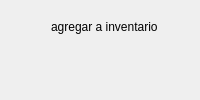
               <widget class="QWidget" name="agregar">
                <layout class="QHBoxLayout" name="horizontalLayout_5">
                 <item>
                  <widget class="QWidget" name="widget_3" native="true">
                   <widget class="QLineEdit" name="reg_n">
                    <property name="geometry">
                     <rect>
                      <x>130</x>
                      <y>100</y>
                      <width>181</width>
                      <height>41</height>
                     </rect>
                    </property>
                   </widget>
                   <widget class="QLineEdit" name="reg_s">
                    <property name="geometry">
                     <rect>
                      <x>130</x>
                      <y>160</y>
                      <width>181</width>
                      <height>41</height>
                     </rect>
                    </property>
                   </widget>
                   <widget class="QLineEdit" name="reg_p">
                    <property name="geometry">
                     <rect>
                      <x>130</x>
                      <y>220</y>
                      <width>181</width>
                      <height>41</height>
                     </rect>
                    </property>
                   </widget>
                   <widget class="QLineEdit" name="reg_c">
                    <property name="geometry">
                     <rect>
                      <x>130</x>
                      <y>280</y>
                      <width>181</width>
                      <height>41</height>
                     </rect>
                    </property>
                   </widget>
                   <widget class="QLabel" name="label">
                    <property name="geometry">
                     <rect>
                      <x>40</x>
                      <y>0</y>
                      <width>241</width>
                      <height>31</height>
                     </rect>
                    </property>
                    <property name="text">
                     <string>agregar a inventario</string>
                    </property>
                   </widget>
                   <widget class="QLabel" name="label_3">
                    <property name="geometry">
                     <rect>
                      <x>0</x>
                      <y>120</y>
                      <width>91</width>
                      <height>20</height>
                     </rect>
                    </property>
                    <property name="text">
                     <string>Nombre</string>
                    </property>
                   </widget>
                   <widget class="QLabel" name="label_4">
                    <property name="geometry">
                     <rect>
                      <x>0</x>
                      <y>180</y>
                      <width>91</width>
                      <height>20</height>
                     </rect>
                    </property>
                    <property name="text">
                     <string>Stock</string>
                    </property>
                   </widget>
                   <widget class="QLabel" name="label_5">
                    <property name="geometry">
                     <rect>
                      <x>0</x>
                      <y>240</y>
                      <width>91</width>
                      <height>31</height>
                     </rect>
                    </property>
                    <property name="text">
                     <string>precio</string>
                    </property>
                   </widget>
                   <widget class="QLabel" name="label_6">
                    <property name="geometry">
                     <rect>
                      <x>0</x>
                      <y>300</y>
                      <width>101</width>
                      <height>20</height>
                     </rect>
                    </property>
                    <property name="text">
                     <string>categoria</string>
                    </property>
                   </widget>
                   <widget class="QLineEdit" name="reg_pro">
                    <property name="geometry">
                     <rect>
                      <x>130</x>
                      <y>340</y>
                      <width>181</width>
                      <height>41</height>
                     </rect>
                    </property>
                   </widget>
                   <widget class="QLabel" name="label_7">
                    <property name="geometry">
                     <rect>
                      <x>0</x>
                      <y>370</y>
                      <width>111</width>
                      <height>20</height>
                     </rect>
                    </property>
                    <property name="text">
                     <string>proveedor</string>
                    </property>
                   </widget>
                   <widget class="QPushButton" name="pushButton_5">
                    <property name="geometry">
                     <rect>
                      <x>180</x>
                      <y>490</y>
                      <width>121</width>
                      <height>28</height>
                     </rect>
                    </property>
                    <property name="text">
                     <string>cancelar</string>
                    </property>
                    <property name="icon">
                     <iconset>
                      <normaloff>img/cancelar.png</normaloff>img/cancelar.png</iconset>
                    </property>
                    <property name="iconSize">
                     <size>
                      <width>28</width>
                      <height>28</height>
                     </size>
                    </property>
                   </widget>
                   <widget class="QPushButton" name="agregarI">
                    <property name="geometry">
                     <rect>
                      <x>30</x>
                      <y>490</y>
                      <width>121</width>
                      <height>28</height>
                     </rect>
                    </property>
                    <property name="text">
                     <string>agregar</string>
                    </property>
                    <property name="icon">
                     <iconset>
                      <normaloff>img/agregar.png</normaloff>img/agregar.png</iconset>
                    </property>
                    <property name="iconSize">
                     <size>
                      <width>28</width>
                      <height>28</height>
                     </size>
                    </property>
                   </widget>
                   <widget class="QLineEdit" name="reg_d">
                    <property name="geometry">
                     <rect>
                      <x>130</x>
                      <y>410</y>
                      <width>181</width>
                      <height>41</height>
                     </rect>
                    </property>
                   </widget>
                   <widget class="QLabel" name="label_29">
                    <property name="geometry">
                     <rect>
                      <x>0</x>
                      <y>430</y>
                      <width>121</width>
                      <height>21</height>
                     </rect>
                    </property>
                    <property name="text">
                     <string>precio dist</string>
                    </property>
                   </widget>
                  </widget>
                 </item>
                </layout>
               </widget>
